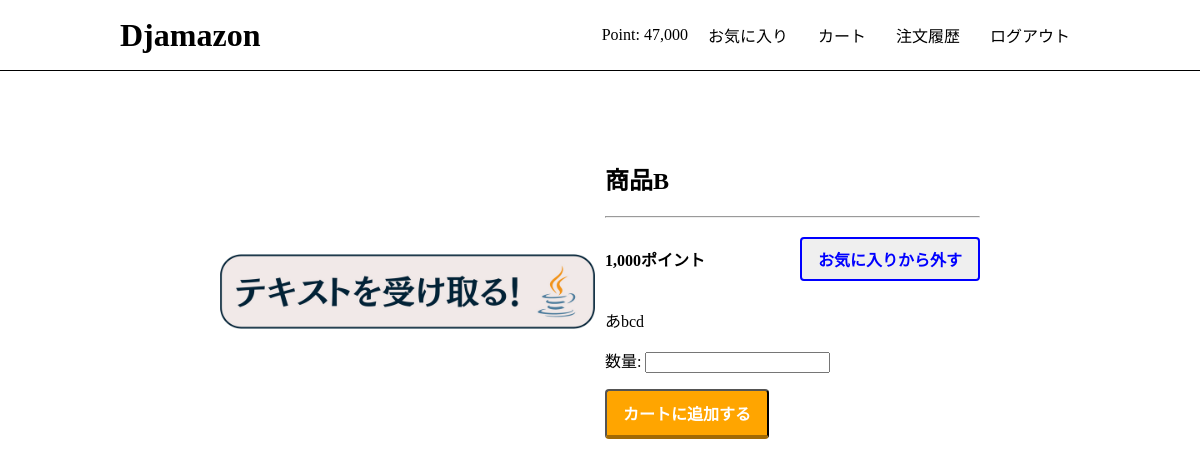
The app's page /product/2/ (signed in) with its own data.
### users/models.py (models this page shows)
class User(AbstractBaseUser, PermissionsMixin):
    initial_point = 50000
    email = models.EmailField("メールアドレス", unique=True)
    point = models.PositiveIntegerField(default=initial_point)
    fav_products = models.ManyToManyField(Product,blank=True)
    is_staff = models.BooleanField("is_staff", default=False)
    is_active = models.BooleanField("is_active", default=True)
    date_joined = models.DateTimeField("date_joined", default=timezone.now)
    objects = UserManager() #?
    USERNAME_FIELD = "email"
    EMAIL_FIELD = "email"
    REQUIRED_FIELDS = []
    class Meta:
        verbose_name = "user"
        verbose_name_plural = "users"

### app/models.py (models this page shows, shortened)
class Product(models.Model):
    name = models.CharField(max_length=100)
    description = models.TextField(blank=True)
    price = models.PositiveIntegerField(default=0)
    image = models.ImageField(upload_to='product')

### app/views.py (the view, shortened to what this page needs)
# urls.py: path('product/<int:product_id>/', views.detail, name='detail'),
def detail(request, product_id):
    product = get_object_or_404(Product, pk=product_id)
    add_to_cart_form = AddToCartForm()
    context = {
        'product': product,
        'add_to_cart_form': add_to_cart_form,
    }
    return render(request, 'app/detail.html', context)

### app/forms.py
class AddToCartForm(forms.Form):
    num = forms.IntegerField(
    label='数量',
    min_value=1,
    required=True
)

### app/templates/app/detail.html (shortened to what this page needs)
{% extends 'app/base.html' %}
{% load humanize %}
{% block content %}
<div class="product-detail">
    <div class="product-detail-image">
        <img src="{{ product.image.url }}" class="product-img">
    </div>
    <div class="product-detail-info">
        <h2>{{ product.name}} </h2>
        <hr>
        <div class="point-fav-section">
            <h4>{{ product.price | intcomma }}ポイント</h4>
            {% if request.user.is_authenticated %}
                <form action="{% url 'app:toggle_fav_product_status' %}" method="POST">
                {% if product in user.fav_products.all %}
                    <input type="submit" name="submit" class="fav_button" value="お気に入りから外す">
                {% else %}
                    <input type="submit" name="submit" class="fav_button" value="お気に入りに入れる">
                {% endif %}
                </form>
            {% endif %}
        </div>
        <p>{{ product.description}}</p>
        <div>
            {% if request.user.is_authenticated %}
                <form action="{% url 'app:detail' product.id %}" method="POST">
                {{ add_to_cart_form.as_p }}
                    <button class="purchase-button" type="submit">
                        カートに追加する
                    </button>
                </form>
            {% else %}
            <a href="{% url 'app:login' %}?next={{ request.path }}">
                <button class="purchase-button">ログインして購入する</button>
            </a>
            {% endif %}
            </div>
    </div>
</div>
{% endblock %}

### app/templates/app/base.html (shortened to what this page needs)
{% load static %}
{% load humanize %}
<!DOCTYPE html>
<html>
    <head>
        <link rel="stylesheet" type="text/css" href="{% static 'css/style.css' %}">
    </head>
    <body>
        <header>
            <div class="container">
                <h1><a href="{% url 'app:index' %}">Djamazon</a></h1>
                <div class="header-menu">
                    {% if request.user.is_authenticated %}
                        <span>Point: {{ user.point | intcomma }}</span>
                        <span><a href="{% url 'app:fav_products' %}">お気に入り</a></span>
                        <span><a href="{% url 'app:cart' %}">カート</a></span>
                        <span><a href="{% url 'app:order_history' %}">注文履歴</a></span>
                        <span><a href="{% url 'app:logout' %}">ログアウト</a></span>
                    {% else %}
                        <a href="{% url 'app:login' %}">ログイン</a>
                        <a href="{% url 'app:signup' %}">新規登録</a>
                    {% endif %}
                </div>
            </div>
        </header>
        <div class="container">
            {% block content %}{% endblock %}
        </div>
    </body>
</html>

### static/css/style.css (style rules this page uses)
html, body { margin: 0; }
div { box-sizing: border-box; }
a { text-decoration: none; color: #000; }
.container { width: 80%; margin: auto; overflow: auto; }
header { border-bottom: solid 1px #000; height: 70px; }
header .container { display: flex; justify-content: space-between; }
body > .container { width: 65%; padding-top: 60px; }
header h1 { margin: 0; height: 100%; line-height: 70px; }
.header-menu { display: flex; align-items: center; }
.header-menu a { padding: 10px; margin-left: 10px; }
.product-img { width: 100%; max-width: 500px; height: 300px; object-fit: cover; border-radius: 4px; }
.product-detail { display: flex; justify-content: flex-start; padding: 10px; }
.product-detail-image { flex: 1; }
.product-detail-info { flex: 1; }
.product-img { object-fit: contain; }
.product-detail-info { margin-left: 10px; }
.product-detail-info .point-fav-section { display: flex; justify-content: space-between; align-items: center; }
.product-detail-info .fav_button { text-align: center; display: inline-block; padding: 8px 16px; border: 2px solid blue; border-radius: 4px; font-size: 16px; font-weight: bold; color: blue; }
.product-detail-info .purchase-button { display: inline-block; text-align: center; background-color: orange; font-size: 16px; color: #FFF; font-weight: bold; padding: 10px 16px; border-radius: 4px; border-bottom: 4px solid #a26a03; }

### records on screen
User: point "47,000"
Product: image (picture), name "商品B", price "1,000", description "あbcd"
